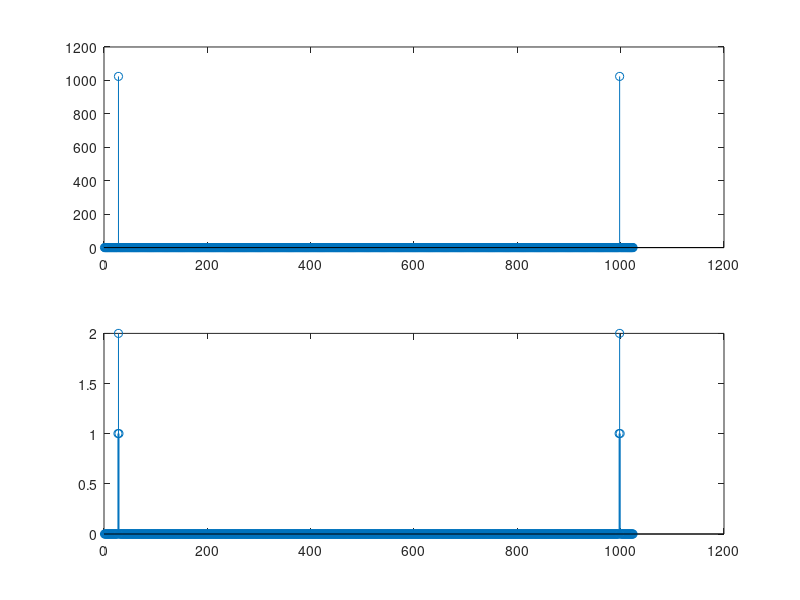

Reproduce this figure in MATLAB.
%Fourier transform of the sinusoidal signal : 
a =2;
m = 27;
N = 1024;
fs = 1000;
fin = (m*fs)/N;
t = 0:(1/fs):((N-1)/fs);
x = a*sin(2*pi*fin*t);
y = fft(x);
mag = abs(y);
% hanning window
w = hann(N);
xw = x.*w';
y2 = fft(xw);
mag2 = (abs(y2)/mean(w))*(2/N);
subplot(2,1,1);
stem(mag);
subplot(2,1,2);
stem(mag2);
